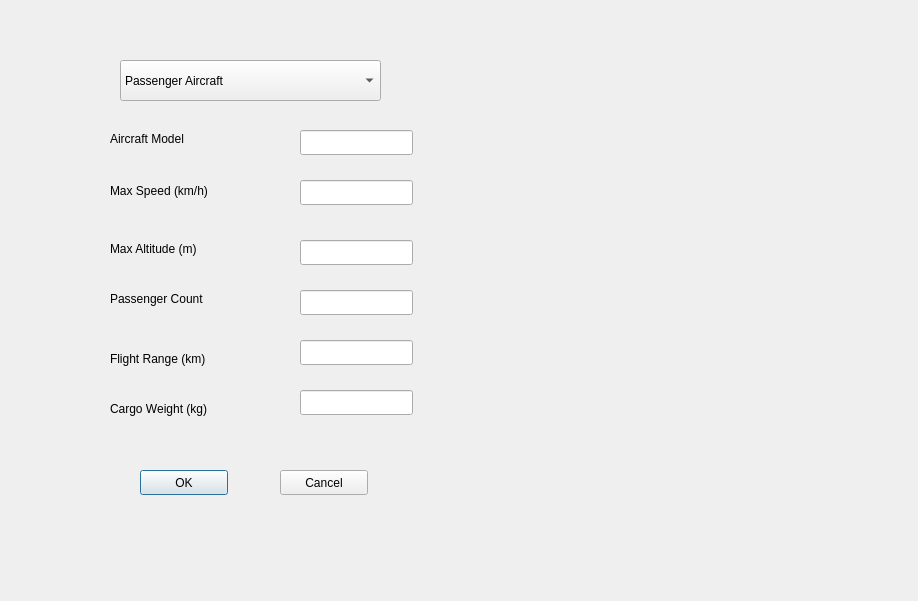
<?xml version="1.0" encoding="UTF-8"?>
<ui version="4.0">
 <class>AddEditDialog</class>
 <widget class="QDialog" name="AddEditDialog">
  <property name="geometry">
   <rect>
    <x>0</x>
    <y>0</y>
    <width>918</width>
    <height>601</height>
   </rect>
  </property>
  <property name="windowTitle">
   <string>Dialog</string>
  </property>
  <widget class="QComboBox" name="comboType">
   <property name="geometry">
    <rect>
     <x>120</x>
     <y>60</y>
     <width>261</width>
     <height>41</height>
    </rect>
   </property>
   <item>
    <property name="text">
     <string>Passenger Aircraft</string>
    </property>
   </item>
   <item>
    <property name="text">
     <string>Cargo Aircraft</string>
    </property>
   </item>
  </widget>
  <widget class="QLabel" name="label">
   <property name="geometry">
    <rect>
     <x>110</x>
     <y>130</y>
     <width>151</width>
     <height>17</height>
    </rect>
   </property>
   <property name="text">
    <string>Aircraft Model</string>
   </property>
  </widget>
  <widget class="QLineEdit" name="editModel">
   <property name="geometry">
    <rect>
     <x>300</x>
     <y>130</y>
     <width>113</width>
     <height>25</height>
    </rect>
   </property>
  </widget>
  <widget class="QLabel" name="label_2">
   <property name="geometry">
    <rect>
     <x>110</x>
     <y>180</y>
     <width>161</width>
     <height>21</height>
    </rect>
   </property>
   <property name="text">
    <string>Max Speed (km/h)</string>
   </property>
  </widget>
  <widget class="QLineEdit" name="editSpeed">
   <property name="geometry">
    <rect>
     <x>300</x>
     <y>180</y>
     <width>113</width>
     <height>25</height>
    </rect>
   </property>
  </widget>
  <widget class="QLabel" name="label_3">
   <property name="geometry">
    <rect>
     <x>110</x>
     <y>240</y>
     <width>171</width>
     <height>17</height>
    </rect>
   </property>
   <property name="text">
    <string>Max Altitude (m)</string>
   </property>
  </widget>
  <widget class="QLineEdit" name="editAlt">
   <property name="geometry">
    <rect>
     <x>300</x>
     <y>240</y>
     <width>113</width>
     <height>25</height>
    </rect>
   </property>
  </widget>
  <widget class="QLabel" name="label_4">
   <property name="geometry">
    <rect>
     <x>110</x>
     <y>290</y>
     <width>161</width>
     <height>17</height>
    </rect>
   </property>
   <property name="text">
    <string>Passenger Count</string>
   </property>
  </widget>
  <widget class="QLineEdit" name="labelPassenger">
   <property name="geometry">
    <rect>
     <x>300</x>
     <y>290</y>
     <width>113</width>
     <height>25</height>
    </rect>
   </property>
  </widget>
  <widget class="QLabel" name="label_5">
   <property name="geometry">
    <rect>
     <x>110</x>
     <y>350</y>
     <width>161</width>
     <height>17</height>
    </rect>
   </property>
   <property name="text">
    <string>Flight Range (km)</string>
   </property>
  </widget>
  <widget class="QLineEdit" name="labelRange">
   <property name="geometry">
    <rect>
     <x>300</x>
     <y>340</y>
     <width>113</width>
     <height>25</height>
    </rect>
   </property>
  </widget>
  <widget class="QLabel" name="label_6">
   <property name="geometry">
    <rect>
     <x>110</x>
     <y>400</y>
     <width>161</width>
     <height>17</height>
    </rect>
   </property>
   <property name="text">
    <string>Cargo Weight (kg)</string>
   </property>
  </widget>
  <widget class="QLineEdit" name="labelCargo">
   <property name="geometry">
    <rect>
     <x>300</x>
     <y>390</y>
     <width>113</width>
     <height>25</height>
    </rect>
   </property>
  </widget>
  <widget class="QPushButton" name="btnOk">
   <property name="geometry">
    <rect>
     <x>140</x>
     <y>470</y>
     <width>88</width>
     <height>25</height>
    </rect>
   </property>
   <property name="text">
    <string>OK</string>
   </property>
  </widget>
  <widget class="QPushButton" name="btnCancel">
   <property name="geometry">
    <rect>
     <x>280</x>
     <y>470</y>
     <width>88</width>
     <height>25</height>
    </rect>
   </property>
   <property name="text">
    <string>Cancel</string>
   </property>
  </widget>
 </widget>
 <resources/>
 <connections/>
</ui>
